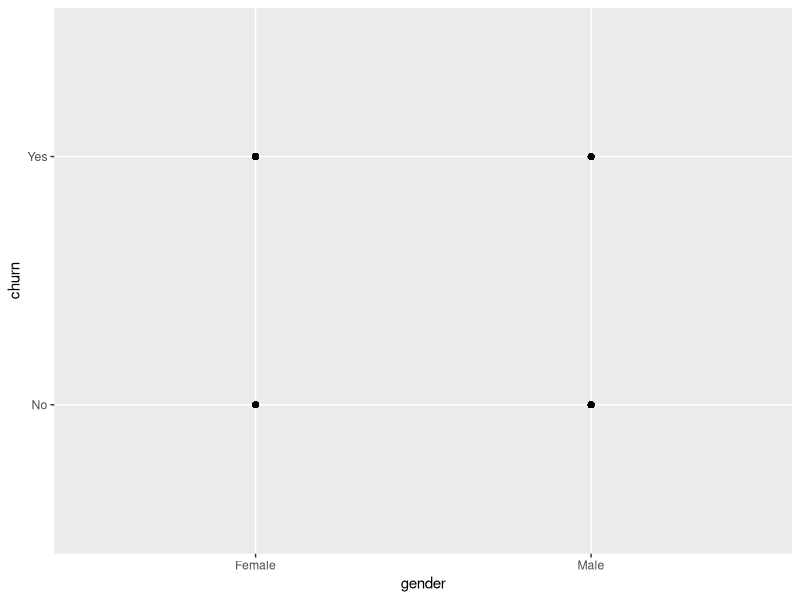
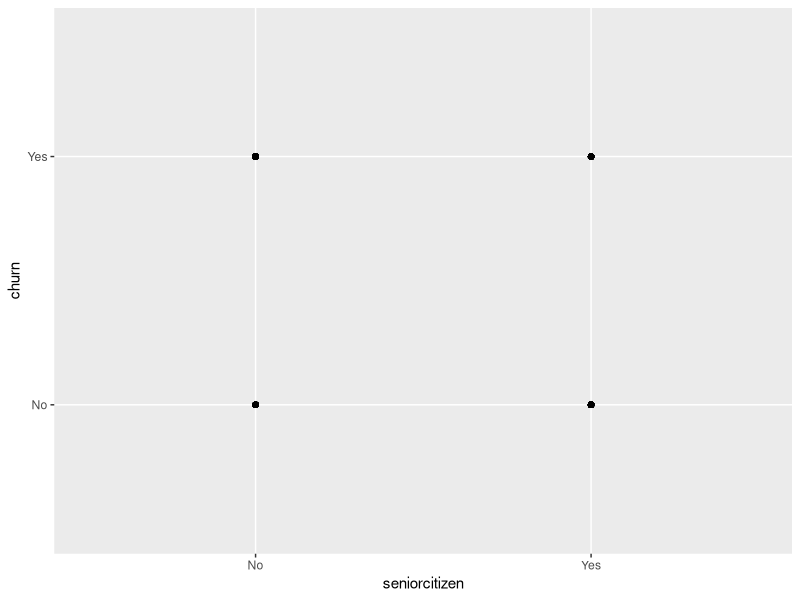
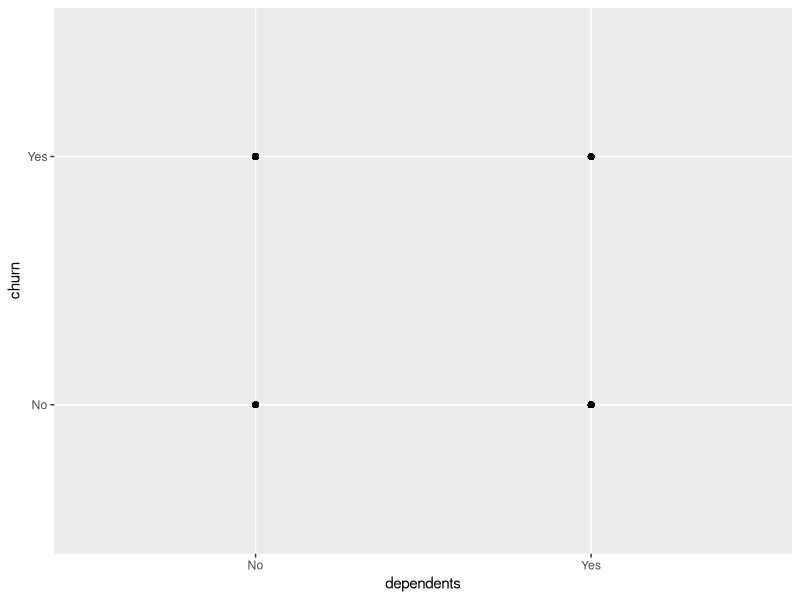
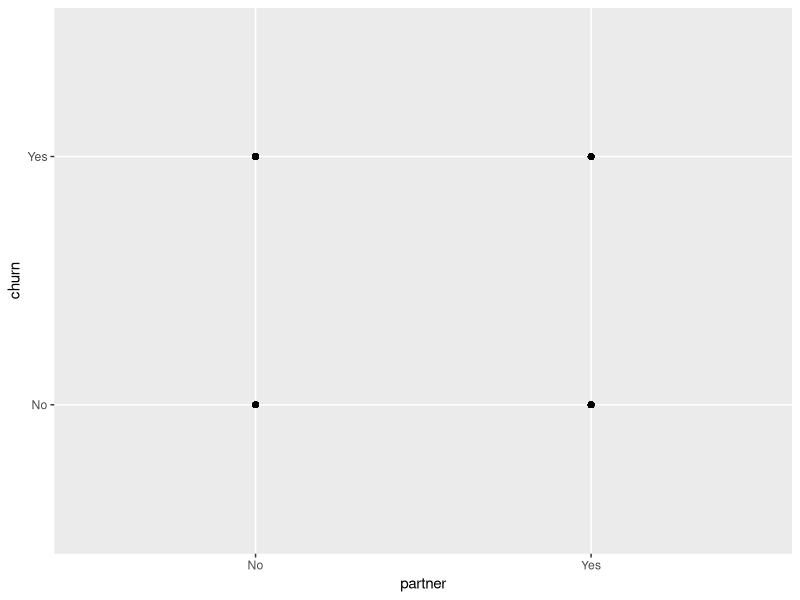
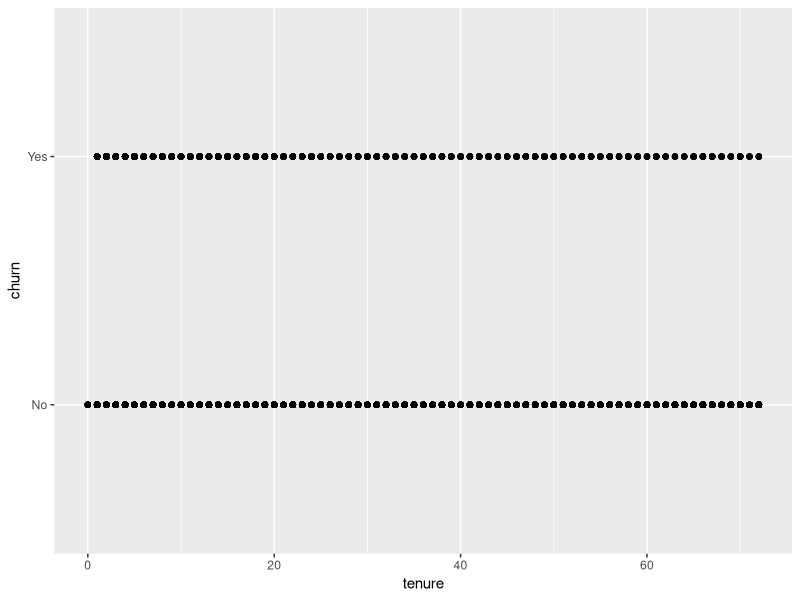
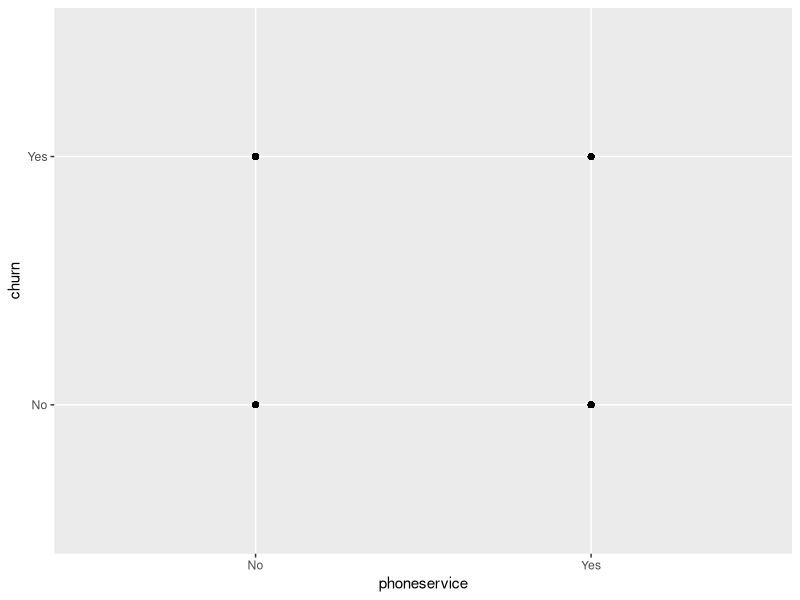
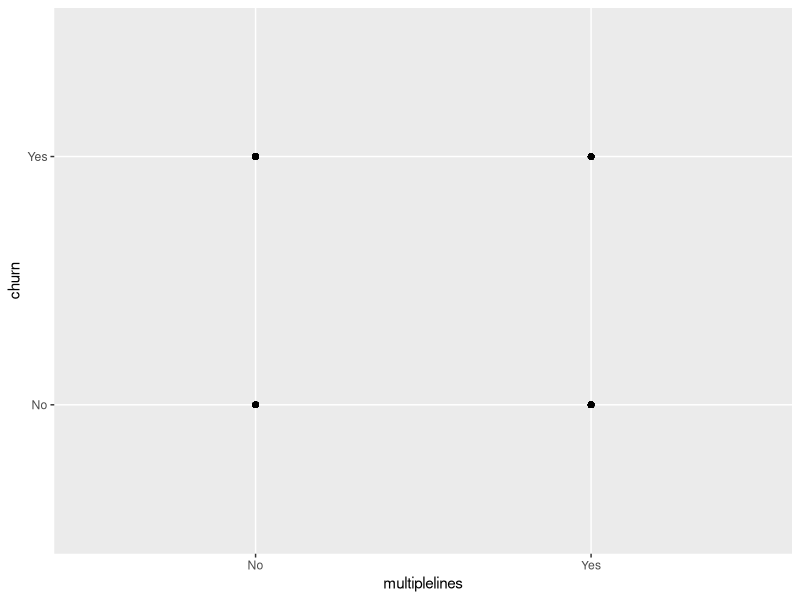
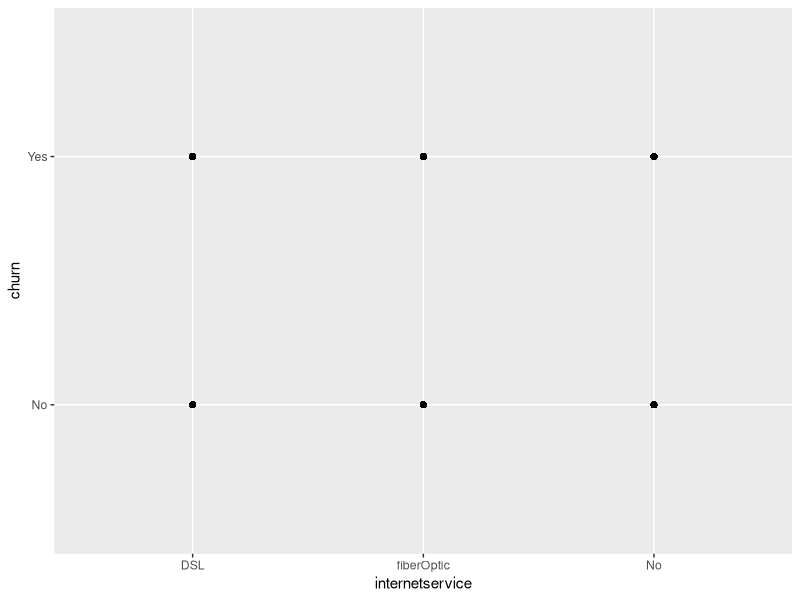

Write the R code that produced these figures, in order. (Note: this script raises an error after producing the figures.)
## ---- chunk 1
library(dplyr)# Load the data
cd <- read.csv(file = "cleanData.csv", header = TRUE, sep = ",", 
                stringsAsFactors = T)

print("ORIGIN DATA")

summary(cd)
## ---- chunk 2
fit <- glm(churn ~ . -paymentmethodAuto -tenure3 -tenure4, data = cd, family = "binomial")
summary(fit)
BIC(fit)
## ---- chunk 3
fit <- glm(churn ~ . -tenure -paymentmethodAuto -tenure4, data = cd, family = "binomial")
summary(fit)
BIC(fit)
## ---- chunk 4
fit <- glm(churn ~ . -tenure -paymentmethodAuto -tenure3, data = cd, family = "binomial")
summary(fit)
BIC(fit)
## ---- chunk 5
fit <- glm(churn ~ . -paymentmethod -tenure3 -tenure4, data = cd, family = "binomial")
summary(fit)
BIC(fit)
## ---- chunk 6
fit <- glm(churn ~ . -tenure -paymentmethod -tenure4, data = cd, family = "binomial")
summary(fit)
BIC(fit)
## ---- chunk 7
fit <- glm(churn ~ . -tenure -paymentmethod -tenure3, data = cd, family = "binomial")
summary(fit)
BIC(fit)
## ---- chunk 8
library(ggplot2)

ggplot(cd, aes(x = gender, y = churn)) + geom_point()

ggplot(cd, aes(x = seniorcitizen, y = churn)) + geom_point()

ggplot(cd, aes(x = dependents, y = churn)) + geom_point()

ggplot(cd, aes(x = partner, y = churn)) + geom_point()

ggplot(cd, aes(x = tenure, y = churn)) + geom_point()

ggplot(cd, aes(x = phoneservice, y = churn)) + geom_point()

ggplot(cd, aes(x = multiplelines, y = churn)) + geom_point()

ggplot(cd, aes(x = internetservice, y = churn)) + geom_point()

ggplot(cd, aes(x = onlinebackup, y = churn)) + geom_point()

ggplot(cd, aes(x = onlinesecurity, y = churn)) + geom_point()

ggplot(cd, aes(x = deviceprotection, y = churn)) + geom_point()

ggplot(cd, aes(x = techsupport, y = churn)) + geom_point()

ggplot(cd, aes(x = streamingtv, y = churn)) + geom_point()

ggplot(cd, aes(x = streamingmovies, y = churn)) + geom_point()

ggplot(cd, aes(x = contract, y = churn)) + geom_point()

ggplot(cd, aes(x = paperlessbilling, y = churn)) + geom_point()

ggplot(cd, aes(x = monthlycharges, y = churn)) + geom_point()

ggplot(cd, aes(x = totalcharges, y = churn)) + geom_point()

ggplot(cd, aes(x = paymentmethod, y = churn)) + geom_point()

ggplot(cd, aes(x = paymentmethodA, y = churn)) + geom_point()

ggplot(cd, aes(x = paymentmethodB, y = churn)) + geom_point()

ggplot(cd, aes(x = tenure4, y = churn)) + geom_point()

ggplot(cd, aes(x = tenure3, y = churn)) + geom_point()

